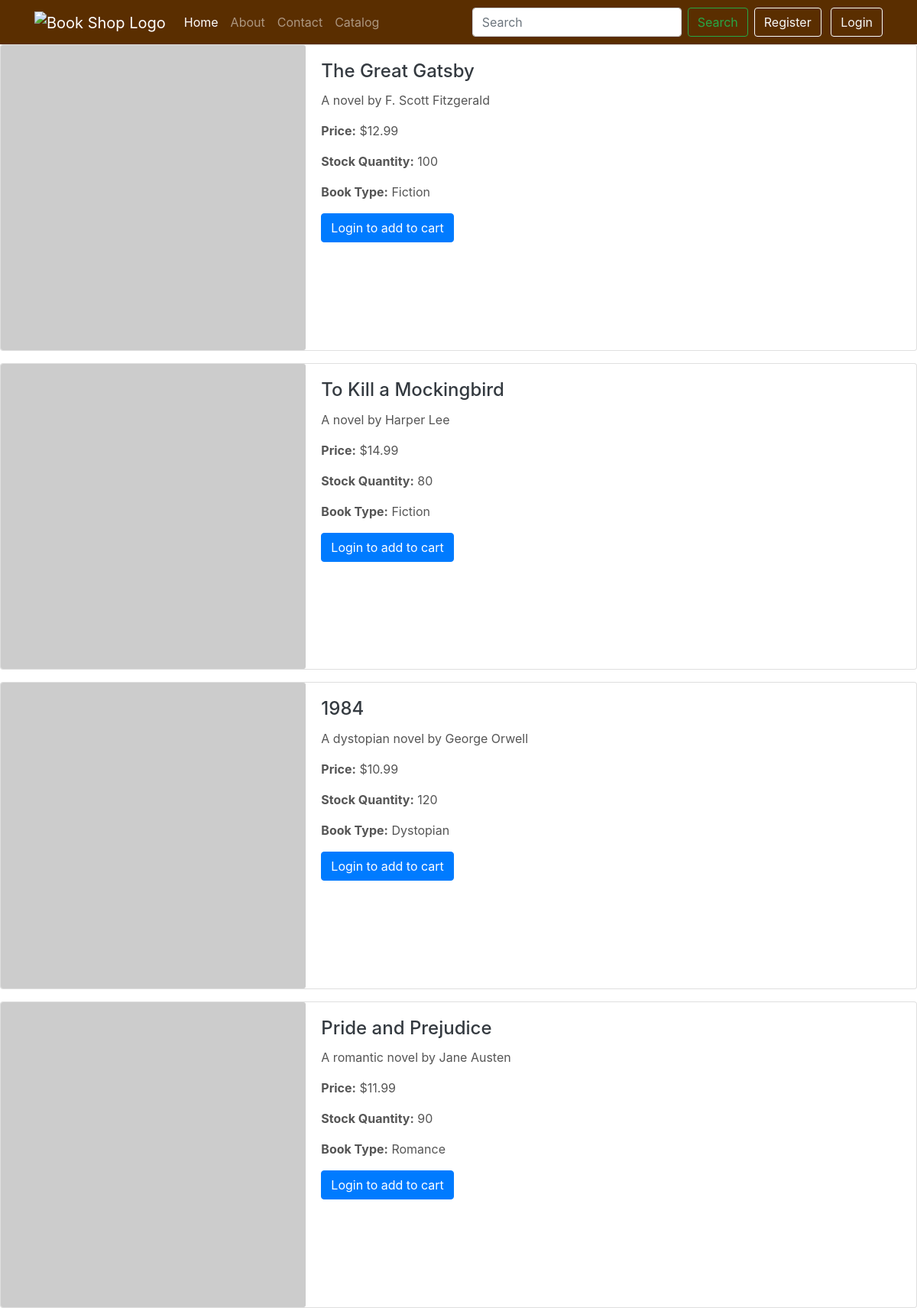
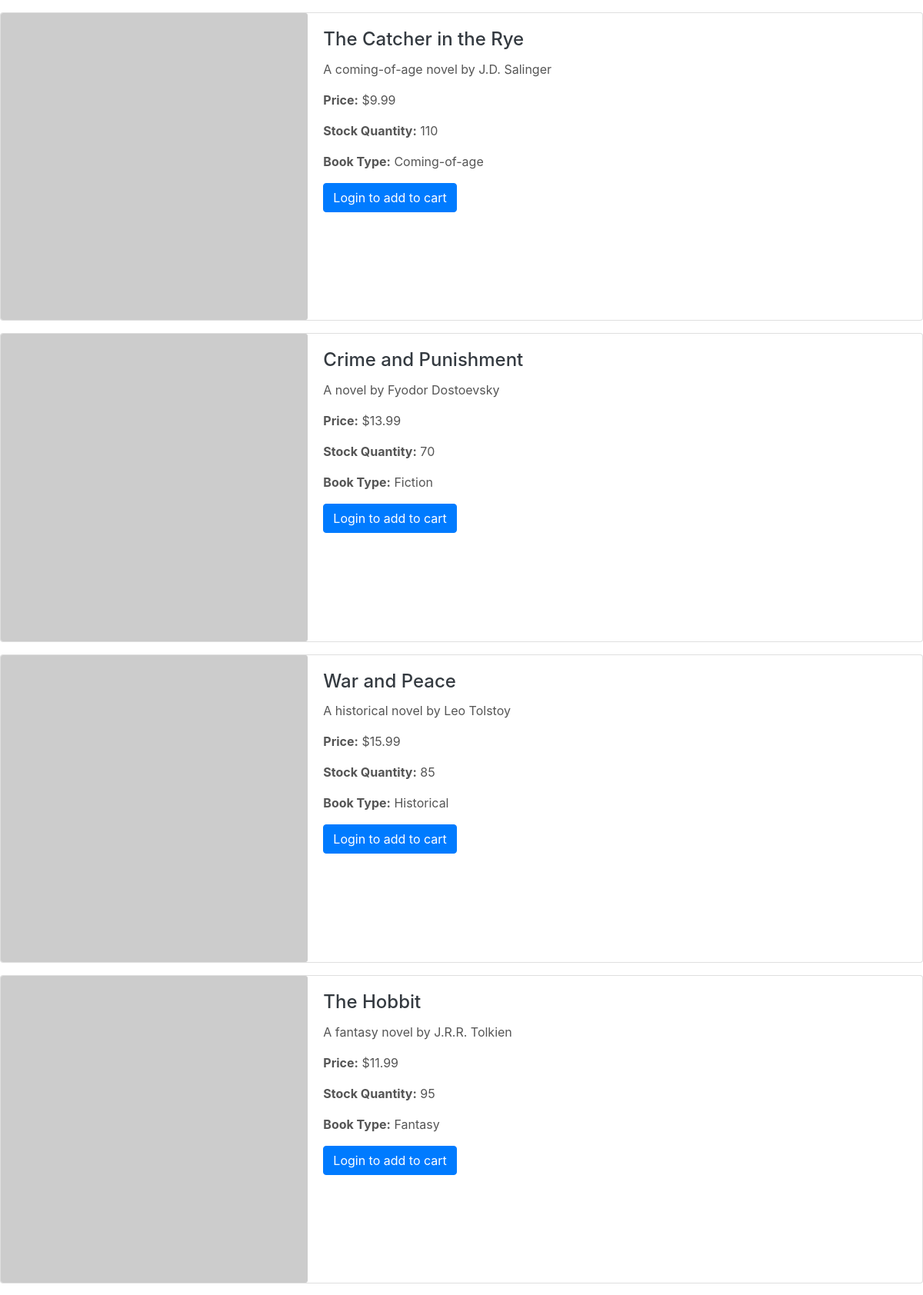
Page /hws/my_prj/public_html/book/catalog (upper part) on the committed database (2 pictures, top to bottom).
### tables this page shows
CREATE TABLE books(
    book_id INT AUTO_INCREMENT PRIMARY KEY,
    book_code VARCHAR(50) UNIQUE,
    book_name VARCHAR(100),
    book_image VARCHAR(100),
    book_description TEXT,
    price DECIMAL(10, 2),
    stock_quantity INT,
    book_type VARCHAR(50),
    author_id INT,
    FOREIGN KEY (author_id) REFERENCES authors(author_id) ON DELETE CASCADE
);

### app/core/View.php (called while the page is built, shortened)
<?php
class View {
    public function generate($content, $template, $data = null) {
        include "../app/views/$template";
    }
}

### app/controllers/controller_book.php (called while the page is built, shortened)
<?php
class Controller_Book extends Controller {
    public function __construct() {
        $this->model = new Model_Book();
    }
    public function action_catalog() {
        $data = $this->model->get_all_books();
        $this->view->generate('pages/catalog_view.php', 'template_view.php', $data);
    }
}

### app/bootstrap.php (called while the page is built, shortened)
<?php
require_once "core/Database.php";
require_once "core/Model.php";
require_once "core/View.php";
require_once "core/Route.php";
Route::init();

### public_html/index.php (called while the page is built, shortened)
<?php
require_once "../app/bootstrap.php";

### app/core/Database.php (called while the page is built, shortened)
<?php
class Database {
    private $pdo;
    public function __construct() {
        $this->pdo = new PDO(
            "mysql:host=" . HOST . ";" .
            "port=" . PORT . ";" .
            "dbname=" . DATABASE . ";" .
            "charset=" . CHARSET,
            USER, PASSWORD
        );
    }
    public function getAll($sql, $args = []) {
        $this->query = $this->pdo->prepare($sql);
        $this->query->execute($args);
        return $this->query->fetchAll(PDO::FETCH_ASSOC);
    }
}

### app/models/model_book.php (called while the page is built, shortened)
<?php
class Model_Book extends Model {
    public function get_all_books() {
        $query = "SELECT * FROM books";
        $books = $this->db->getAll($query);
        return $books;
    }
}

### app/core/Model.php (called while the page is built, shortened)
<?php
abstract class Model {
    public function __construct() {
        $this->db = new Database();
    }
}

### app/views/pages/catalog_view.php (the view, shortened to what this page needs)
<?php
if (!empty($data)) {
    foreach ($data as $book) {
        ?>
        <div class="card mb-3">
            <div class="row no-gutters">
                <div class="col-md-4">
                    <img src="<?= $book['book_image'] ?? ''; ?>" class="card-img" alt="<?= $book['book_name'] ?? ''; ?>">
                </div>
                <div class="col-md-8">
                    <div class="card-body">
                        <h5 class="card-title"><?= $book['book_name'] ?? ''; ?></h5>
                        <p class="card-text"><?= $book['book_description'] ?? ''; ?></p>
                        <p class="card-text"><strong>Price:</strong> $<?= $book['price'] ?? ''; ?></p>
                        <p class="card-text"><strong>Stock Quantity:</strong> <?= $book['stock_quantity'] ?? ''; ?></p>
                        <p class="card-text"><strong>Book Type:</strong> <?= $book['book_type'] ?? ''; ?></p>
                        <?php if(isset($_SESSION['user_id'])): ?>
                            <form class="input-group mb-3" action="/hws/my_prj/public_html/cart/add" method="post">
                                <input type="hidden" name="book_id" value="<?= $book['book_id']; ?>">
                                <input type="number" class="form-control" name="quantity" placeholder="Quantity" aria-label="Quantity" aria-describedby="quantity-addon">
                                <div class="input-group-append">
                                    <button class="btn btn-primary" type="submit">Add to Cart</button>
                                </div>
                            </form>
                        <?php else: ?>
                            <a href="/hws/my_prj/public_html/user/login" class="btn btn-primary">Login to add to cart</a>
                        <?php endif; ?>
                    </div>
                </div>
            </div>
        </div>
        <?php
    }
} else {
    echo "<p>No books available.</p>";
}
?>

### app/core/Route.php (shortened to what this page needs)
<?php
class Route {
    static function init() {
        $action_name = "index";
        $argument = null;
        $cut = "/hws/my_prj/public_html/";
        $uri = str_replace($cut, "", $_SERVER["REQUEST_URI"]);
        $uri = strtok($uri, "?");
        $routes = explode("/", $uri);
        if (!empty($routes[1])) {
            $action_name = $routes[1];
        }
        $action_name = "action_" . $action_name;
        $controller = new $controller_name;
        $action = $action_name;
        if(method_exists($controller, $action)) {
            ($argument != null) ? $controller->$action($argument) : $controller->$action();
        }
        else {
            echo "404";
        }
    }
}

### app/views/template_view.php (shortened to what this page needs)
<!DOCTYPE html>
<html lang="en">
<head>
    <link rel="stylesheet" href="http://localhost/hws/my_prj/public_html/assets/css/style.css">
    <link href="https://maxcdn.bootstrapcdn.com/bootstrap/4.5.2/css/bootstrap.min.css" rel="stylesheet">
    <link rel="stylesheet" href="https://cdnjs.cloudflare.com/ajax/libs/font-awesome/5.15.3/css/all.min.css">
</head>
<body>
    <?php include 'components/header.php'; ?>
    <?php include "../app/views/$content"; ?>
</body>
</html>

### app/views/components/header.php (shortened to what this page needs)
<nav class="navbar navbar-expand-lg navbar-dark dark-brown">
    <div class="container">
        <a class="navbar-brand" href="#">
            <img src="https://static.vecteezy.com/system/resources/thumbnails/006/115/725/small/black-and-white-open-book-logo-illustration-on-white-background-free-vector.jpg" alt="Book Shop Logo" height="90" width="90">
        </a>
        <div class="collapse navbar-collapse" id="navbarSupportedContent">
            <ul class="navbar-nav mr-auto">
                <li class="nav-item active">
                    <a class="nav-link" href="/hws/my_prj/public_html/home">Home </a>
                </li>
                <li class="nav-item">
                    <a class="nav-link" href="/hws/my_prj/public_html/home/about">About</a>
                </li>
                <li class="nav-item">
                    <a class="nav-link" href="/hws/my_prj/public_html/home/contacts">Contact</a>
                </li>
                <li class="nav-item">
                    <a class="nav-link" href="/hws/my_prj/public_html/book/catalog">Catalog</a>
                </li>
            </ul>
            <form class="form-inline my-2 my-lg-0" action="http://localhost/hws/my_prj/public_html/book/search" method="GET">
                <input class="form-control mr-sm-2" type="search" placeholder="Search" aria-label="Search" id="searchInput">
                <button class="btn btn-outline-success my-2 my-sm-0" id="searchButton">Search</button>
            </form>
            <div class="ml-lg-2">
                <?php if(isset($_SESSION['user_id'])): ?>
                    <a href="/hws/my_prj/public_html/user/sign_out" class="btn btn-outline-light mr-2">Logout</a>
                    <a href="/hws/my_prj/public_html/user/profile" class="btn btn-outline-light">Profile</a>
                <?php else: ?>
                    <a href="/hws/my_prj/public_html/user/register" class="btn btn-outline-light mr-2">Register</a>
                    <a href="/hws/my_prj/public_html/user/login" class="btn btn-outline-light">Login</a>
                <?php endif; ?>
            </div>
        </div>
    </div>
</nav>

### public_html/assets/css/style.css (style rules this page uses)
.dark-brown { background-color: #5A2E00; }
.card-body { padding: 20px; }
.card-title { color: #343a40; font-size: 24px; margin-bottom: 20px; }
.card-text { color: #555; font-size: 16px; }

### rows in the picture
books: book_name "The Great Gatsby", book_description "A novel by F. Scott Fitzgerald", price "12.99", stock_quantity "100", book_type "Fiction"
books: book_name "To Kill a Mockingbird", book_description "A novel by Harper Lee", price "14.99", stock_quantity "80", book_type "Fiction"
books: book_name "1984", book_description "A dystopian novel by George Orwell", price "10.99", stock_quantity "120", book_type "Dystopian"
books: book_name "Pride and Prejudice", book_description "A romantic novel by Jane Austen", price "11.99", stock_quantity "90", book_type "Romance"
books: book_name "The Catcher in the Rye", book_description "A coming-of-age novel by J.D. Salinger", price "9.99", stock_quantity "110", book_type "Coming-of-age"
books: book_name "Crime and Punishment", book_description "A novel by Fyodor Dostoevsky", price "13.99", stock_quantity "70", book_type "Fiction"
books: book_name "War and Peace", book_description "A historical novel by Leo Tolstoy", price "15.99", stock_quantity "85", book_type "Historical"
books: book_name "The Hobbit", book_description "A fantasy novel by J.R.R. Tolkien", price "11.99", stock_quantity "95", book_type "Fantasy"
